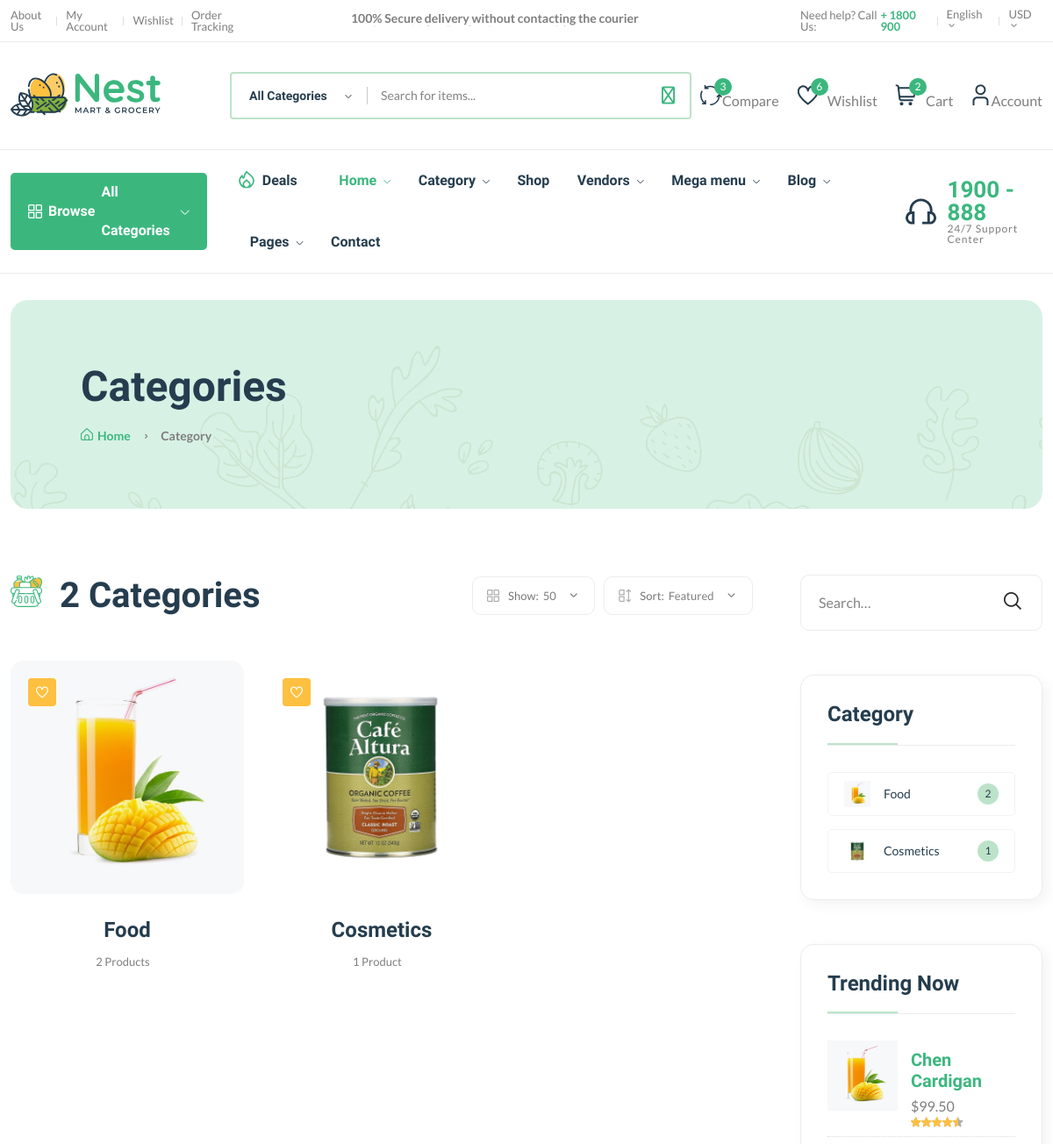
Page /category/ (upper part) on the earlier database version.
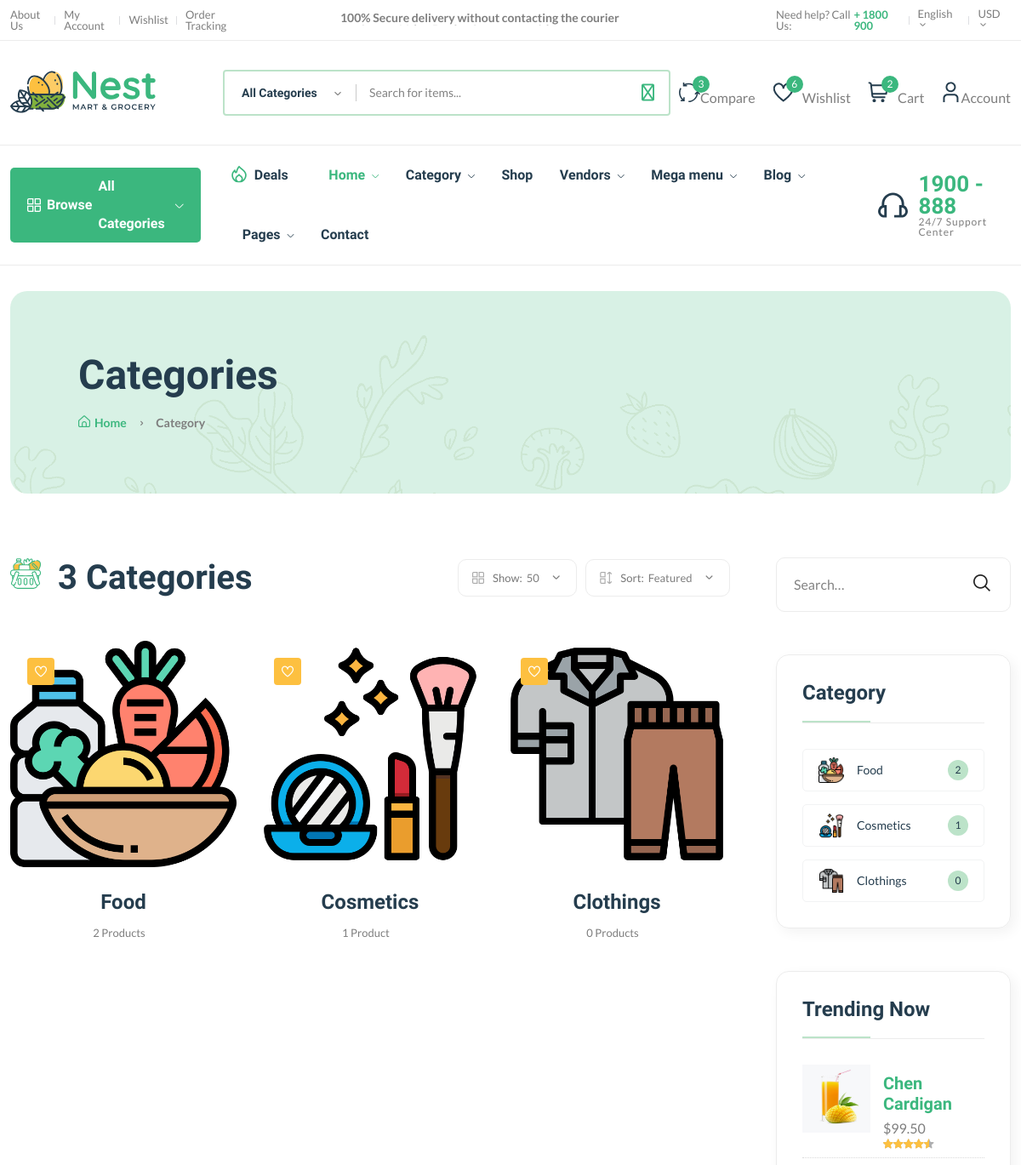
Same page on the later database version.
### core/models.py (models this page shows, shortened)
class Category(models.Model):
    cid = ShortUUIDField(
        unique=True, length=10, max_length=20, prefix="cat", alphabet="abcdefgh12345"
    )
    title = models.CharField(max_length=100, default="N/A")
    image = models.ImageField(upload_to="category", default="category.jpg")
    class Meta:
        verbose_name_plural = "Categories"

### core/views.py (the view)
# urls.py: path("category/", views.category_list_view, name="category_list"),
def category_list_view(request):
    categories = Category.objects.all()
    context = {"categories": categories}
    return render(request, "core/category-list.html", context)

### core/context_processor.py (called while the page is built)
def default(request):
    categories = Category.objects.all()
    try:
        address = Address.objects.get(user=request.user)
    except Exception:
        address = None
    return {"categories": categories, "address": address}

### templates/core/category-list.html (shortened to what this page needs)
{% extends 'partials/base.html' %}
{% load static %}
{% block content %}
    <main class="main">
        <div class="page-header mt-30 mb-75">
            <div class="container">
                <div class="archive-header">
                    <div class="row align-items-center">
                        <div class="col-xl-3">
                            <h1 class="mb-15">Categories</h1>
                            <div class="breadcrumb">
                                <a href="index.html" rel="nofollow"><i class="fi-rs-home mr-5"></i>Home</a>
                                <span></span> Category
                            </div>
                        </div>
                    </div>
                </div>
            </div>
        </div>
        <div class="page-content mb-50">
            <div class="container">
                <div class="row">
                    <div class="col-lg-9">
                        <div class="shop-product-fillter mb-50 pr-30">
                            <div class="totall-product">
                                <h2>
                                    <img class="w-36px mr-10" src="assets/imgs/theme/icons/category-1.svg" alt="" />
                                    {{ categories.count }} Categories
                                </h2>
                            </div>
                            <div class="sort-by-product-area">
                                <div class="sort-by-cover mr-10">
                                    <div class="sort-by-product-wrap">
                                        <div class="sort-by">
                                            <span><i class="fi-rs-apps"></i>Show:</span>
                                        </div>
                                        <div class="sort-by-dropdown-wrap">
                                            <span> 50 <i class="fi-rs-angle-small-down"></i></span>
                                        </div>
                                    </div>
                                </div>
                                <div class="sort-by-cover">
                                    <div class="sort-by-product-wrap">
                                        <div class="sort-by">
                                            <span><i class="fi-rs-apps-sort"></i>Sort:</span>
                                        </div>
                                        <div class="sort-by-dropdown-wrap">
                                            <span>Featured <i class="fi-rs-angle-small-down"></i></span>
                                        </div>
                                    </div>
                                </div>
                            </div>
                        </div>
                        <div class="loop-grid pr-30">
                            <div class="row">
                                {% for c in categories %}
                                <article class="col-xl-4 col-lg-6 col-md-6 text-center hover-up mb-30 animated">
                                    <div class="post-thumb">
                                        <a href="{% url 'core:category-product-list' c.cid %}">
                                            <img class="border-radius-15" src="{{ c.image.url}}" alt="" />
                                        </a>
                                        <div class="entry-meta">
                                            <a class="entry-meta meta-2" href="blog-category-grid.html"><i class="fi-rs-heart"></i></a>
                                        </div>
                                    </div>
                                    <div class="entry-content-2">
                                        <h4 class="post-title mb-15">
                                            <a href="{% url 'core:category-product-list' c.cid %}">{{ c.title }}</a>
                                        </h4>
                                        <div class="entry-meta font-xs color-grey mt-10 pb-10">
                                            <div>
                                                <span class="hit-count mr-10">{{ c.category.count }} Product{{ c.category.count|pluralize:"s" }}</span>
                                            </div>
                                        </div>
                                    </div>
                                </article>
                                {% endfor %}
                            </div>
                        </div>
                    </div>
                    <div class="col-lg-3 primary-sidebar sticky-sidebar">
                        <div class="widget-area">
                            <div class="sidebar-widget-2 widget_search mb-50">
                                <div class="search-form">
                                    <form action="#">
                                        <input type="text" placeholder="Search…" />
                                        <button type="submit"><i class="fi-rs-search"></i></button>
                                    </form>
                                </div>
                            </div>
                            <div class="sidebar-widget widget-category-2 mb-50">
                                <h5 class="section-title style-1 mb-30">Category</h5>
                                <ul>
                                    {% for c in categories %}
                                    <li>
                                        <a href="shop-grid-right.html"> <img src="{{ c.image.url }}" alt="" />{{ c.title }}</a><span class="count">{{ c.category.count }}</span>
                                    </li>
                                    {% endfor %}
                                </ul>
                            </div>
                            <div class="sidebar-widget product-sidebar mb-50 p-30 bg-grey border-radius-10">
                                <h5 class="section-title style-1 mb-30">Trending Now</h5>
                                <div class="single-post clearfix">
                                    <div class="image">
                                        <img src="assets/imgs/shop/thumbnail-3.jpg" alt="#" />
                                    </div>
                                    <div class="content pt-10">
                                        <h5><a href="shop-product-detail.html">Chen Cardigan</a></h5>
                                        <p class="price mb-0 mt-5">$99.50</p>
                                        <div class="product-rate">
                                            <div class="product-rating" style="width: 90%"></div>
                                        </div>
                                    </div>
                                </div>
                            </div>
                        </div>
                    </div>
                </div>
            </div>
        </div>
    </main>
{% endblock content %}

### templates/partials/base.html (shortened to what this page needs)
{% load static %}
<!DOCTYPE html>
<html class="no-js" lang="en">
<head>
    <link rel="stylesheet" href="{% static 'assets/css/plugins/slider-range.css' %}" />
    <link rel="stylesheet" href="{% static 'assets/css/main.css' %}" />
    <link href="https://cdnjs.cloudflare.com/ajax/libs/font-awesome/6.5.2/css/all.min.css" rel="stylesheet">
    <link rel="stylesheet" href="https://cdnjs.cloudflare.com/ajax/libs/font-awesome/6.5.2/css/all.min.css" />
</head>
<body>
    <header class="header-area header-style-1 header-height-2">
        <div class="header-top header-top-ptb-1 d-none d-lg-block">
            <div class="container">
                <div class="row align-items-center">
                    <div class="col-xl-3 col-lg-4">
                        <div class="header-info">
                            <ul>
                                <li><a href="page-about.htlm">About Us</a></li>
                                <li><a href="page-account.html">My Account</a></li>
                                <li><a href="shop-wishlist.html">Wishlist</a></li>
                                <li><a href="shop-order.html">Order Tracking</a></li>
                            </ul>
                        </div>
                    </div>
                    <div class="col-xl-6 col-lg-4">
                        <div class="text-center">
                            <div id="news-flash" class="d-inline-block">
                                <ul>
                                    <li>100% Secure delivery without contacting the courier</li>
                                </ul>
                            </div>
                        </div>
                    </div>
                    <div class="col-xl-3 col-lg-4">
                        <div class="header-info header-info-right">
                            <ul>
                                <li>Need help? Call Us: <strong class="text-brand"> + 1800 900</strong></li>
                                <li>
                                    <a class="language-dropdown-active" href="#">English <i class="fi-rs-angle-small-down"></i></a>
                                </li>
                                <li>
                                    <a class="language-dropdown-active" href="#">USD <i class="fi-rs-angle-small-down"></i></a>
                                </li>
                            </ul>
                        </div>
                    </div>
                </div>
            </div>
        </div>
        <div class="header-middle header-middle-ptb-1 d-none d-lg-block">
            <div class="container">
                <div class="header-wrap">
                    <div class="logo logo-width-1">
                        <a href="index.html"><img src="{% static 'assets/imgs/theme/logo.svg' %}" alt="logo" /></a>
                    </div>
                    <div class="header-right">
                        <div class="search-style-2">
                            <form action="{% url 'core:search' %}" method="GET">
                                <input type="text" placeholder="Search for items..." name="q"/>
                                <button class="fas fa-search" type="submit"></button>
                            </form>
                        </div>
                        <div class="header-action-right">
                            <div class="header-action-2">
                                <div class="header-action-icon-2">
                                    <a href="shop-compare.html">
                                        <img class="svgInject" alt="Nest" src="{% static 'assets/imgs/theme/icons/icon-compare.svg' %}" />
                                        <span class="pro-count blue">3</span>
                                    </a>
                                    <a href="shop-compare.html"><span class="lable ml-0">Compare</span></a>
                                </div>
                                <div class="header-action-icon-2">
                                    <a href="shop-wishlist.html">
                                        <img class="svgInject" alt="Nest" src="{% static 'assets/imgs/theme/icons/icon-heart.svg' %}" />
                                        <span class="pro-count blue">6</span>
                                    </a>
                                    <a href="shop-wishlist.html"><span class="lable">Wishlist</span></a>
                                </div>
                                <div class="header-action-icon-2">
                                    <a class="mini-cart-icon" href="shop-cart.html">
                                        <img alt="Nest" src="{% static 'assets/imgs/theme/icons/icon-cart.svg' %}" />
                                        <span class="pro-count blue">2</span>
                                    </a>
                                    <a href="shop-cart.html"><span class="lable">Cart</span></a>
                                </div>
                                <div class="header-action-icon-2">
                                    <a href="page-account.html">
                                        <img class="svgInject" alt="Nest" src="{% static 'assets/imgs/theme/icons/icon-user.svg' %}" />
                                    </a>
                                    <a href="page-account.html"><span class="lable ml-0">Account</span></a>
                                </div>
                            </div>
                        </div>
                    </div>
                </div>
            </div>
        </div>
        <div class="header-bottom header-bottom-bg-color sticky-bar">
            <div class="container">
                <div class="header-wrap header-space-between position-relative">
                    <div class="header-nav d-none d-lg-flex">
                        <div class="main-categori-wrap d-none d-lg-block">
                            <a class="categories-button-active" href="#">
                                <span class="fi-rs-apps"></span> <span class="et">Browse</span> All Categories
                                <i class="fi-rs-angle-down"></i>
                            </a>
                        </div>
                        <div class="main-menu main-menu-padding-1 main-menu-lh-2 d-none d-lg-block font-heading">
                            <nav>
                                <ul>
                                    <li class="hot-deals"><img src="{% static 'assets/imgs/theme/icons/icon-hot.svg' %}" alt="hot deals" /><a href="shop-grid-right.html">Deals</a></li>
                                    <li>
                                        <a class="active" href="index.html">Home <i class="fi-rs-angle-down"></i></a>
                                    </li>
                                    <li>
                                        <a href="shop-grid-right.html">Category <i class="fi-rs-angle-down"></i></a>
                                    </li>
                                    <li>
                                        <a href="{% url 'core:product-list' %}">Shop</a>
                                    </li>
                                    <li>
                                        <a href="#">Vendors <i class="fi-rs-angle-down"></i></a>
                                    </li>
                                    <li class="position-static">
                                        <a href="#">Mega menu <i class="fi-rs-angle-down"></i></a>
                                    </li>
                                    <li>
                                        <a href="blog-category-grid.html">Blog <i class="fi-rs-angle-down"></i></a>
                                    </li>
                                    <li>
                                        <a href="#">Pages <i class="fi-rs-angle-down"></i></a>
                                    </li>
                                    <li>
                                        <a href="page-contact.html">Contact</a>
                                    </li>
                                </ul>
                            </nav>
                        </div>
                    </div>
                    <div class="hotline d-none d-lg-flex">
                        <img src="{% static 'assets/imgs/theme/icons/icon-headphone.svg' %}" alt="hotline" />
                        <p>1900 - 888<span>24/7 Support Center</span></p>
                    </div>
                </div>
            </div>
        </div>
    </header>
    {% block content %}
    {% endblock content %}
</body>
</html>

Differences in the rows shown:
changed Category "Food": image: a different picture
changed Category "Cosmetics": image: a different picture
added Category: image (picture), title "Clothings", category.count "0"
Other differences:
{{ categories.count }}: "2" → "3"
